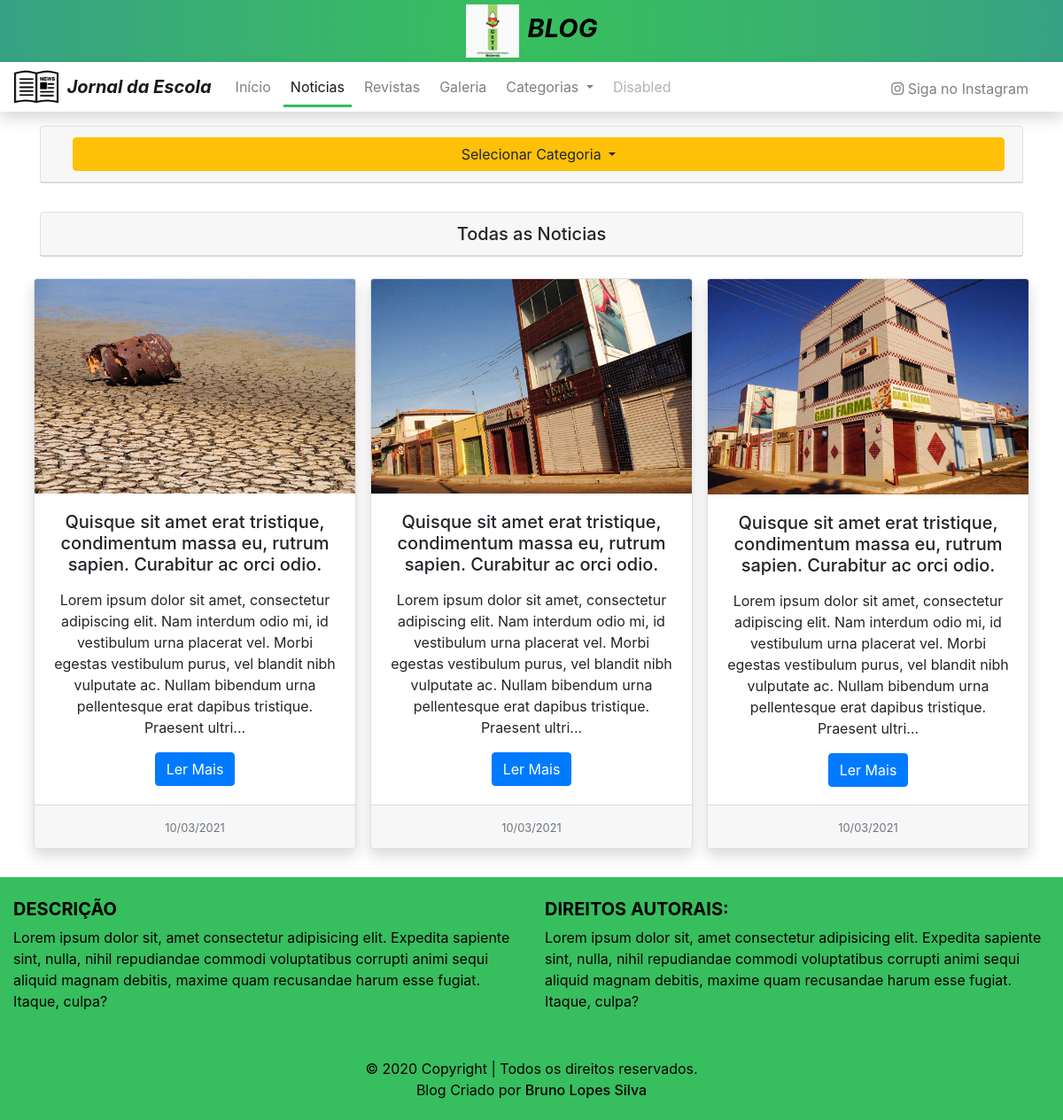
Screenshot of /noticias/ with the database file from the repository.
### tables this page shows
CREATE TABLE `postagens` (
  `id` int(11) NOT NULL,
  `url` varchar(255) NOT NULL,
  `titulo` varchar(255) NOT NULL,
  `subtitulo` text NOT NULL,
  `autor` varchar(255) NOT NULL,
  `image` varchar(255) NOT NULL,
  `conteudo` mediumtext NOT NULL,
  `data` varchar(100) NOT NULL,
  `hora` varchar(100) NOT NULL,
  `categoria` varchar(100) NOT NULL
);

### app/routeControl.php (called while the page is built, shortened)
<?php
class mainRoute {
	public function app() {
		$url = (isset($_GET['url'])) ? $_GET['url'] : 'home';
		$url = array_filter(explode('/', $url));
		$file = "src/blog/".$url[0].".php";
		require_once 'src/blog/head.php';
		require_once 'src/blog/navbar.php';
		require_once $file;
		require_once 'src/blog/footer.php';
		require_once 'src/blog/bottom.php';
	}
}
?>

### index.php (called while the page is built, shortened)
<?php
require_once 'app/routeControl.php';
$application = new mainRoute();
$application->app();
?>

### app/pagination.php (the view, shortened to what this page needs)
<?php
	function loadPagina() {
		global $pdo;
	    $sql = $pdo->prepare("SELECT * FROM postagens ORDER BY id DESC");
	    $sql->execute();
	    while($dados = $sql->fetch()){
	  ?>
	    <div class="card m-2 shadow text-center" style="">
	      <img class="card-img-top" src="<?php echo 'public/uploads/'.$dados['image']; ?>" alt="Imagem de capa do card">
	      <div class="card-body">
	        <h5 class="card-title"><?php echo $dados['titulo']; ?></h5>
	        <p class="card-text text-left"><?php echo substr($dados['conteudo'], 0, 250); ?>...</p>
	        <a href="noticia/<?php echo $dados['url'] ?>" class="btn btn-primary">Ler Mais</a>
	      </div>
	      <div class="card-footer">
	        <small class="text-muted"><?php echo $dados['data']; ?></small>
	      </div>
	    </div>
	    <?php
		}
 	}
	$url = (isset($_GET['url'])) ? $_GET['url'] : 'home';
	$url = array_filter(explode('/', $url));
	if (empty($url[1])) {
		loadPagina();
	}
?>

### src/blog/head.php (shortened to what this page needs)
<!DOCTYPE html>
<html lang="en">
<head>
	<link rel="stylesheet" href="https://stackpath.bootstrapcdn.com/bootstrap/4.1.3/css/bootstrap.min.css">
	<link rel="stylesheet" type="text/css" href="assets/css/style.css">
</head>
<body>

### src/blog/navbar.php (shortened to what this page needs)
<header>
	<div class="initial-logo">
		<label>
			<img src="assets/img/logo.jpg">
			<span class="font-italic font-weight-bold">BLOG</span>
		</label>
	</div>
</header>
<nav class="navbar navbar-expand-lg navbar-light shadow">
	<a class="navbar-brand" href="#">
    <img src="assets/img/icone.png" width="50" height="50" class="d-inline-block align-top img-nav" alt="">
    <span class="font-italic font-weight-bold pl-1">
    	Jornal da Escola
    </span>
  	</a>
	<?php
	function ative($esc = array()) {
		$op = (isset($_GET['url'])) ? $_GET['url'] : 'home';
		$op = array_filter(explode('/', $op));
		if ($op[0] == $esc) {
			echo "active";
		}elseif ($op[0] == "noticia" && $esc == "noticias") {
			echo "active";
		}elseif ($op[0] == "album" && $esc == "galeria") {
			echo "active";
		}
	}
	?>
	<div class="collapse navbar-collapse" id="navbarSupportedContent">
		<ul class="navbar-nav mr-auto">
			<li class="nav-item <?php ative("home") ?>">
				<a class="nav-link" href="home/">Início <span class="sr-only">(current)</span></a>
			</li>
			<li class="nav-item <?php ative("noticias") ?>">
				<a class="nav-link" href="noticias/">Noticias</a>
			</li>
			<li class="nav-item  <?php ative("revistas") ?>">
				<a class="nav-link" href="revistas/">Revistas</a>
			</li>
			<li class="nav-item <?php ative("galeria") ?>">
				<a class="nav-link" href="galeria/">Galeria</a>
			</li>
			<li class="nav-item dropdown">
				<a class="nav-link dropdown-toggle" href="#" id="navbarDropdown" role="button" data-toggle="dropdown" aria-haspopup="true" aria-expanded="false">
			Categorias
			</a>
			</li>
			<li class="nav-item">
					<a class="nav-link disabled" href="#">Disabled</a>
			</li>
		</ul>
		<ul class="navbar-nav ml-auto nav-flex-icons">
			<li class="nav-item" style="margin: auto; margin-bottom: -3px;">
				<a class="nav-link waves-effect waves-light" href="#">
					<i class="fab fa-instagram"></i>
				Siga no Instagram
				</a>
			</li>
		</ul>
	</div>
</nav>

### src/blog/noticias.php (shortened to what this page needs)
<main>
    <div class="container">
        <div class="row">
            <div class="col-sm">
                <div class="card mt-3 mb-3">
                    <div class="card-header">
                    <div class="dropdown ml-3">
                      <a class="btn btn-md btn-warning dropdown-toggle w-100" href="#" role="button" id="dropdownMenuLink" data-toggle="dropdown" aria-haspopup="true" aria-expanded="false">
                        Selecionar Categoria
                      </a>
                        <?php
                        global $pdo;
                        ?>
                    </div>
                </div>
                </div>
            </div>
        </div>
        <?php
        function loadTitle() {
          $url = (isset($_GET['url'])) ? $_GET['url'] : 'home';
          $url = array_filter(explode('/', $url));
          if (empty($url[1])) {
            echo "Todas as Noticias";
            }
        }
        ?>
        <div class="row">
            <div class="col-sm">
                <div class="card mt-3 mb-3">
                  <h5 class="card-header text-center"><?php loadTitle() ?></h5>
                </div>
            </div>
        </div>
        <div class="row">
            <div class="col-sm">
                <div class="card-deck card-noticias-principal justify-content-center">
                  <?php
                    require_once 'app/pagination.php';
                    ?>
            </div>
        </div>
    </div>
</main>

### src/blog/footer.php (shortened to what this page needs)
<footer class="page-footer font-small teal pt-4 mt-4">
  <div class="container-fluid text-center text-md-left">
    <div class="row">
      <div class="col-md-6 mt-md-0">
        <h5 class="text-uppercase font-weight-bold">Descrição</h5>
        <p>Lorem ipsum dolor sit, amet consectetur adipisicing elit. Expedita sapiente sint, nulla, nihil
          repudiandae commodi voluptatibus corrupti animi sequi aliquid magnam debitis, maxime quam recusandae
          harum esse fugiat. Itaque, culpa?</p>
      </div>
      <div class="col-md-6 mb-md-0 mb-3">
        <h5 class="text-uppercase font-weight-bold">Direitos Autorais:</h5>
        <p>Lorem ipsum dolor sit, amet consectetur adipisicing elit. Expedita sapiente sint, nulla, nihil
          repudiandae commodi voluptatibus corrupti animi sequi aliquid magnam debitis, maxime quam recusandae
          harum esse fugiat. Itaque, culpa?</p>
      </div>
    </div>
  </div>
  <div class="footer-copyright text-center py-3">© 2020 Copyright
  	| Todos os direitos reservados.<br>Blog Criado por <a href="https://github.com/brunosilvabrn/"><h6>Bruno Lopes Silva</h6></a>
  </div>
</footer>

### src/blog/bottom.php (shortened to what this page needs)
</body>
</html>

### assets/css/style.css (style rules this page uses)
body { margin: 0; padding: 0; }
header { width: 100%; height: 70px; background: rgb(55,191,93); background: radial-gradient(circle, rgba(55,191,93,1) 0%, rgba(57,178,111,1) 50%, rgba(55,162,132,1) 100%); }
header label { display: flex; position: relative; top: -3px; }
.img-nav { margin: -10px 0; }
.initial-logo { display: table; margin: auto; }
.initial-logo img { width: 60px; height: 60px; margin-top: 8px; }
.initial-logo span { margin-top: 13px; margin-left: 10px; font-size: 29px; font-weight: 500; color: #000; }
nav { background: #fff; }
.navbar-nav li { margin: 0px 3px -3px 3px; }
nav .active { border-bottom: 3px solid #37bd5f; margin: 0px 3px -3px 3px; }
.mr-auto { text-align: center; }
.nav-flex-icons li { margin: auto; margin-bottom: -3px; padding: 0px 15px; border-radius: 2px; }
.card-noticias-principal .card { min-width: 350px; }
footer { background: #37be5f; color: #000000; }
footer a { color: #000; }
footer h6 { display: inline-flex; }
footer .mb-3 { margin-top: 0; }
footer .footer-copyright { margin-top: 20px; padding: 5px; }

### rows the page displays
postagens: image (picture), titulo "Quisque sit amet erat tristique, condimentum massa eu, rutrum sapien. Curabitur ac orci odio.", conteudo "Lorem ipsum dolor sit amet, consectetur adipiscing elit. Nam interdum odio mi, id vestibulum urna placerat vel. Morbi egestas vestibulum purus, vel blandit nibh vulputate ac. Nullam bibendum urna pellentesque erat dapibus tristique. Praesent ultri", data "10/03/2021"
postagens: image (picture), titulo "Quisque sit amet erat tristique, condimentum massa eu, rutrum sapien. Curabitur ac orci odio.", conteudo "Lorem ipsum dolor sit amet, consectetur adipiscing elit. Nam interdum odio mi, id vestibulum urna placerat vel. Morbi egestas vestibulum purus, vel blandit nibh vulputate ac. Nullam bibendum urna pellentesque erat dapibus tristique. Praesent ultri", data "10/03/2021"
postagens: image (picture), titulo "Quisque sit amet erat tristique, condimentum massa eu, rutrum sapien. Curabitur ac orci odio.", conteudo "Lorem ipsum dolor sit amet, consectetur adipiscing elit. Nam interdum odio mi, id vestibulum urna placerat vel. Morbi egestas vestibulum purus, vel blandit nibh vulputate ac. Nullam bibendum urna pellentesque erat dapibus tristique. Praesent ultri", data "10/03/2021"
